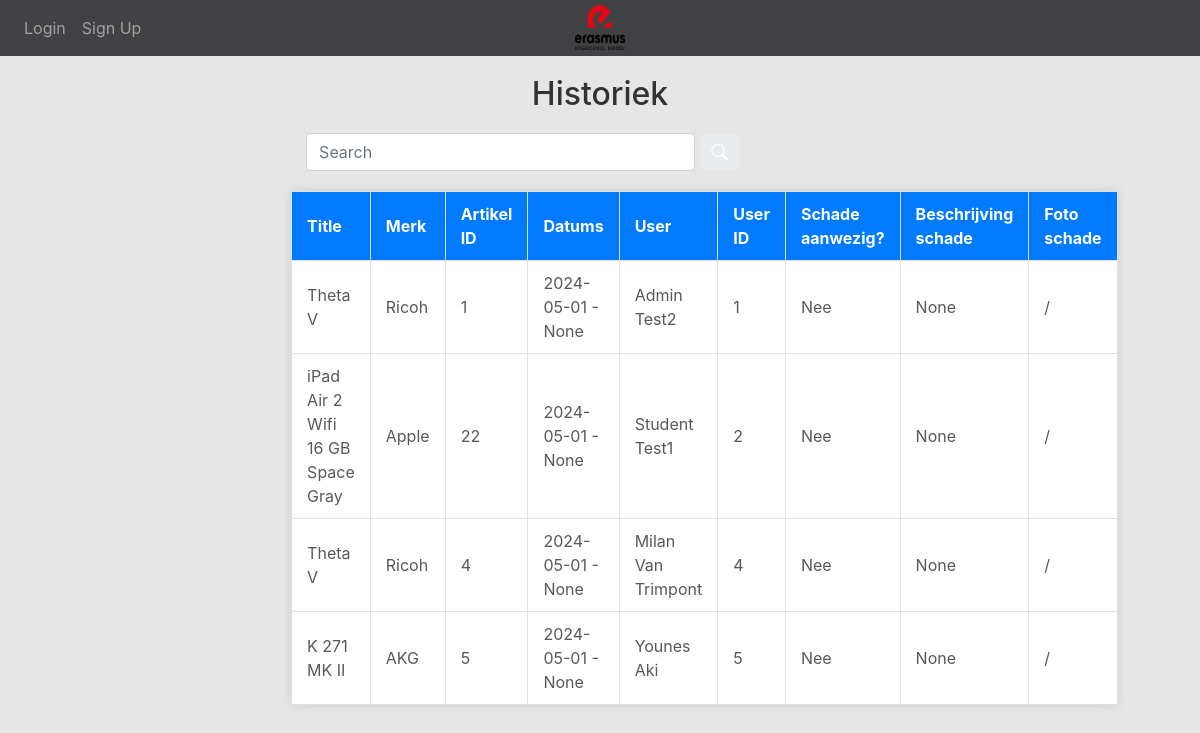
Screenshot of /historiek with the database file from the repository.
### website/models.py (models this page shows)
class Uitlening(db.Model):
    id = db.Column(db.Integer, primary_key=True)
    user_id = db.Column(db.Integer, db.ForeignKey('user.id'))
    artikel_id = db.Column(db.Integer, db.ForeignKey('artikel.id'))
    start_date = db.Column(db.Date)
    end_date = db.Column(db.Date)
    return_date = db.Column(db.Date)
    verlengd = db.Column(db.Boolean, default=False)
    actief = db.Column(db.Boolean, default=False)
    schade_beschrijving = db.Column(db.String(150))
    schade_foto = db.Column(db.String(150))
    warning = db.Column(db.Integer, default=0)
    artikel = db.relationship('Artikel')
    user = db.relationship('User')

class Artikel(db.Model):
    id = db.Column(db.Integer, primary_key=True)
    merk = db.Column(db.String(50), nullable=False)
    title = db.Column(db.String(100), nullable=False)
    nummer = db.Column(db.Integer)
    category = db.Column(db.String(50))
    type_product = db.Column(db.String(50))
    beschrijving = db.Column(db.String(150))
    afbeelding = db.Column(db.String(150), nullable=True)
    user_id  = db.Column(db.Integer, db.ForeignKey('user.id'))
    actief = db.Column(db.Boolean, default=True)

class User(db.Model, UserMixin):
    id = db.Column(db.Integer, primary_key=True)
    email = db.Column(db.String(150), unique=True)
    phone_number = db.Column(db.String(150))
    password = db.Column(db.String(150))
    first_name = db.Column(db.String(150))
    last_name = db.Column(db.String(150))
    profile_picture = db.Column(db.String(150), nullable=True)
    type_id = db.Column(db.Integer)
    blacklisted = db.Column(db.Boolean, default=False)
    reden_blacklist = db.Column(db.Text, nullable=True)
    warning = db.Column(db.Integer, default=0)
    blacklist_end_date = db.Column(db.DateTime, nullable=True)
    reserveringen = db.relationship('Artikel')

### website/views.py (the view)
@views.route("/historiek")
def historiek():
    user = current_user
    uitleningen = Uitlening.query
    return render_template('historiek.html', user= user, uitleningen = uitleningen)

### website/templates/historiek.html (shortened to what this page needs)
{% extends "base.html" %}
{% block content %}
<section class="historiekLayout">
    <h2 class="kop-tekst">Historiek</h2>
    <main class="hoofd-inhoud">
        <form method="POST" class="searchForm">
            <div class="input-group rounded" id="searchBar">
                <input type="search" class="form-control rounded" placeholder="Search" aria-label="Search" aria-describedby="search-addon" name="search" />
                <button type="submit" class="input-group-text border-0" id="search-addon">
                    <i class="bi bi-search" id="searchicon"></i>
                </button>
            </div>
    <table class="reservering-tabel">
        <thead class="tabel-kop">
            <tr>
                <th class="kop-cel">Title</th>
                <th class="kop-cel">Merk</th>
                <th class="kop-cel">Artikel ID</th>
                <th class="kop-cel">Datums</th>
                <th class="kop-cel">User</th>
                <th class="kop-cel">User ID</th>
                <th class="kop-cel">Schade aanwezig?</th>
                <th class="kop-cel">Beschrijving schade</th>
                <th class="kop-cel">Foto schade</th>
            </tr>
        </thead>
        <tbody class="tabel-lichaam">
            {% for uitlening in uitleningen %}
            <tr>
                <td class="lichaam-cel">{{ uitlening.artikel.title }}</td>
                <td class="lichaam-cel">{{ uitlening.artikel.merk }}</td>
                <td class="lichaam-cel">{{ uitlening.artikel.id }}</td>
                <td class="lichaam-cel">{{ uitlening.start_date }} - {{ uitlening.return_date }}</td>
                <td class="lichaam-cel">{{ uitlening.user.first_name }} {{ uitlening.user.last_name }}</td>
                <td class="lichaam-cel">{{ uitlening.user.id }}</td>
                <td class="lichaam-cel">
                    {% if uitlening.schade_beschrijving != None %}
                    Ja
                {% else %}
                    Nee
                {% endif %}</td>
                <td class="lichaam-cel">{{ uitlening.schade_beschrijving }}</td>
                <td class="lichaam-cel">
                    {% if uitlening.schade_foto != None %}
                    <image src="{{ url_for('static', filename='schade/' + uitlening.schade_foto) }}"
                    class="card-img-top">
                {% else %}
                    /
                {% endif %}
                </td>
            </tr>
            {% endfor %}
        </tbody>
    </table>
    </main>
</section>
{% endblock %}

### website/static/userstyle.css (style rules this page uses)
body { font-family: "SF Pro Display", sans-serif; color: rgb(88, 88, 88); background-color: #e6e6e6; }
h2 { text-align: center; margin-top: 2%; }
#searchicon { color: white; }
.searchForm { margin-left: 17%; margin-bottom: 1%; }
#searchBar { margin-left: 0; display: flex; flex-direction: row; align-items: baseline; justify-content: center; }
#searchBar button { min-height: 27px; }
#searchBar input { margin-right: 5px; margin-left: 0; max-width: max-content; }
@media screen and (min-width: 900px) { #searchBar input { min-width: 50%; } }
@media screen and (min-width: 900px) { #searchBar { margin-left: 15px; justify-content: flex-start; } }

### website/static/adminstyle.css (style rules this page uses)
.historiekLayout { display: flex; flex-direction: column; width: 80%; margin: 0 auto; align-items: center; }
.kop-tekst { color: #333; text-align: center; margin-bottom: 20px; }
.reservering-tabel { width: 100%; max-width: 1000px; border-collapse: collapse; background-color: #fff; box-shadow: 0 0 10px rgba(0, 0, 0, 0.1); margin-top: 20px; }
.tabel-kop { background-color: #007bff; color: #fff; }
.kop-cel, .lichaam-cel { padding: 10px 15px; text-align: left; border: 1px solid #dee2e6; }
.kop-cel { font-weight: bold; }

### rows the page displays
Uitlening: artikel "Theta V", artikel.merk "Ricoh", artikel.id "1", start_date "2024-05-01", return_date "None", user.first_name "Admin", user.last_name "Test2", user.id "1", shows "Nee", schade_beschrijving "None"
Uitlening: artikel "iPad Air 2 Wifi 16 GB Space Gray", artikel.merk "Apple", artikel.id "22", start_date "2024-05-01", return_date "None", user.first_name "Student", user.last_name "Test1", user.id "2", shows "Nee", schade_beschrijving "None"
Uitlening: artikel "Theta V", artikel.merk "Ricoh", artikel.id "4", start_date "2024-05-01", return_date "None", user.first_name "Milan", user.last_name "Van Trimpont", user.id "4", shows "Nee", schade_beschrijving "None"
Uitlening: artikel "K 271 MK II", artikel.merk "AKG", artikel.id "5", start_date "2024-05-01", return_date "None", user.first_name "Younes", user.last_name "Aki", user.id "5", shows "Nee", schade_beschrijving "None"
